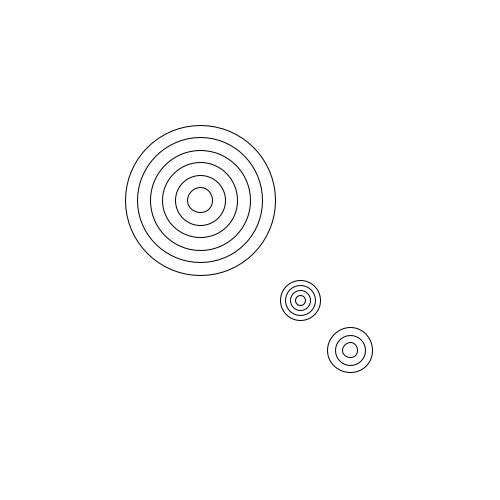
Frame 1 (no input)
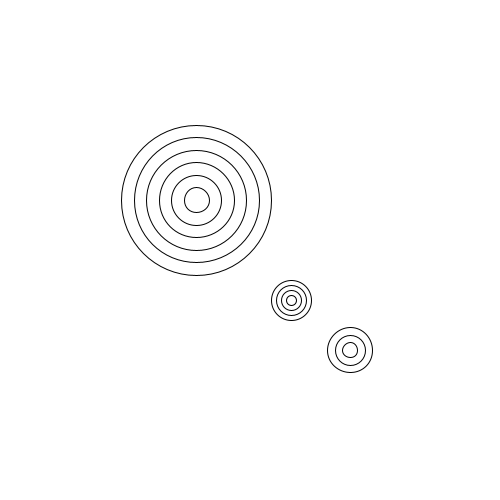
Frame 60 (the mouse pressed at the canvas centre just before this capture)
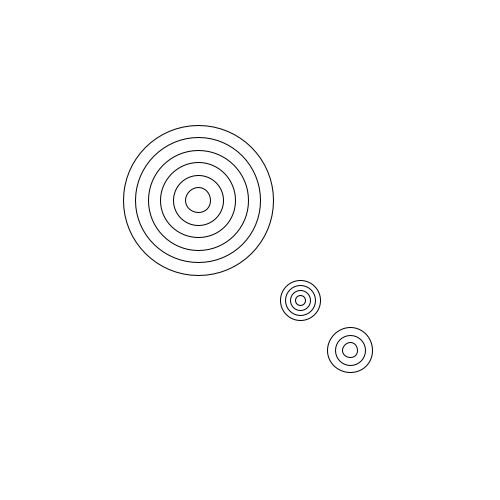
Frame 120 (the mouse held since frame 60 and released just before this capture)

The Processing sketch that drew these frames (run headless with seeded random() and noise(); from frame 60 on, the mouse is pressed at the canvas centre):

// Processing sketch: Base
// ── Base.pde
Modulo mod1;
Modulo mod2;
Modulo mod3;

void setup(){
  size(500,500);
  mod1 = new Modulo(color(0,0,255), 200, 200, 100, 7); //color, posX, posY, tamano, num repeticiones 
  mod2 = new Modulo(color(255,0,0), 300, 300, 40, 5);
  mod3 = new Modulo(color(255,0,0), 350, 350, 60, 4); 
}

void draw(){
  background(255);
  mod1.dibuja();
  mod1.tirita();
  
  mod2.dibuja();
  mod2.tirita();
  
  mod3.dibuja(); 
  
}

// ── Modulo.pde
//clase basica
class Modulo {
  //variables de la clase
  float posX, posY;
  float tam;
  color col;
  int nRepeticiones;

  //constructor
  Modulo(color c, float x, float y, float t, int n) {
    posX = x;
    posY = y;
    tam = t;
    col = c; //aca asigno "c" (que viene desde fuera) a "col", que es mi variable de la clase
    nRepeticiones = n;
  }

  //metodos
  void dibuja() {
    noFill();
    //fill(col); //aca ocupo mi variable col
    for(int i=0;i<nRepeticiones;i++){
      ellipse(posX, posY, tam/4 *i , tam/4 *i );
    }
    
  }
  void tirita() {
    posX += random(-1, 1);
  }
}
